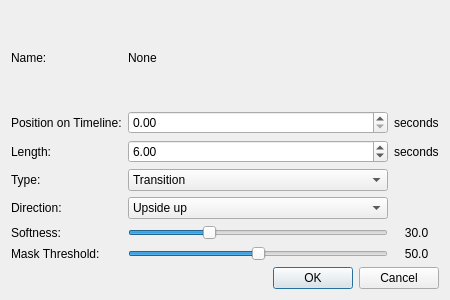
<?xml version="1.0" encoding="UTF-8"?>
<ui version="4.0">
 <class>QDialog</class>
 <widget class="QDialog" name="QDialog">
  <property name="geometry">
   <rect>
    <x>0</x>
    <y>0</y>
    <width>450</width>
    <height>300</height>
   </rect>
  </property>
  <property name="windowTitle">
   <string>Transition / Mask Properties</string>
  </property>
  <property name="locale">
   <locale language="English" country="UnitedKingdom"/>
  </property>
  <layout class="QGridLayout" name="gridLayout_2">
   <item row="0" column="0">
    <layout class="QGridLayout" name="gridLayout">
     <item row="4" column="1">
      <widget class="QComboBox" name="cboDirection">
       <item>
        <property name="text">
         <string>Upside up</string>
        </property>
       </item>
       <item>
        <property name="text">
         <string>Upside down</string>
        </property>
       </item>
      </widget>
     </item>
     <item row="1" column="1">
      <widget class="QDoubleSpinBox" name="spinbtnStart"/>
     </item>
     <item row="6" column="1">
      <widget class="QSlider" name="hsThreshold">
       <property name="maximum">
        <number>100</number>
       </property>
       <property name="value">
        <number>50</number>
       </property>
       <property name="orientation">
        <enum>Qt::Horizontal</enum>
       </property>
      </widget>
     </item>
     <item row="2" column="1">
      <widget class="QDoubleSpinBox" name="spinbtnLength">
       <property name="value">
        <double>6.000000000000000</double>
       </property>
      </widget>
     </item>
     <item row="5" column="1">
      <widget class="QSlider" name="hsSoftness">
       <property name="maximum">
        <number>100</number>
       </property>
       <property name="value">
        <number>30</number>
       </property>
       <property name="orientation">
        <enum>Qt::Horizontal</enum>
       </property>
      </widget>
     </item>
     <item row="6" column="0">
      <widget class="QLabel" name="label_4">
       <property name="text">
        <string>Mask Threshold:</string>
       </property>
      </widget>
     </item>
     <item row="3" column="0">
      <widget class="QLabel" name="label_5">
       <property name="text">
        <string>Type:</string>
       </property>
      </widget>
     </item>
     <item row="4" column="0">
      <widget class="QLabel" name="label_6">
       <property name="text">
        <string>Direction:</string>
       </property>
      </widget>
     </item>
     <item row="5" column="0">
      <widget class="QLabel" name="label_7">
       <property name="text">
        <string>Softness:</string>
       </property>
      </widget>
     </item>
     <item row="3" column="1">
      <widget class="QComboBox" name="cboType">
       <item>
        <property name="text">
         <string>Transition</string>
        </property>
       </item>
       <item>
        <property name="text">
         <string>Mask</string>
        </property>
       </item>
      </widget>
     </item>
     <item row="1" column="0">
      <widget class="QLabel" name="labelStart">
       <property name="text">
        <string>Position on Timeline:</string>
       </property>
      </widget>
     </item>
     <item row="0" column="1">
      <widget class="QLabel" name="lblName">
       <property name="text">
        <string>None</string>
       </property>
      </widget>
     </item>
     <item row="2" column="0">
      <widget class="QLabel" name="labelLength">
       <property name="text">
        <string>Length:</string>
       </property>
      </widget>
     </item>
     <item row="0" column="0">
      <widget class="QLabel" name="label_3">
       <property name="text">
        <string>Name:</string>
       </property>
      </widget>
     </item>
     <item row="1" column="2">
      <widget class="QLabel" name="label">
       <property name="text">
        <string>seconds</string>
       </property>
      </widget>
     </item>
     <item row="2" column="2">
      <widget class="QLabel" name="label_2">
       <property name="text">
        <string>seconds</string>
       </property>
      </widget>
     </item>
     <item row="5" column="2">
      <widget class="QLabel" name="label_8">
       <property name="text">
        <string>30.0</string>
       </property>
       <property name="alignment">
        <set>Qt::AlignCenter</set>
       </property>
      </widget>
     </item>
     <item row="6" column="2">
      <widget class="QLabel" name="label_9">
       <property name="text">
        <string>50.0</string>
       </property>
       <property name="alignment">
        <set>Qt::AlignCenter</set>
       </property>
      </widget>
     </item>
    </layout>
   </item>
   <item row="1" column="0">
    <widget class="QDialogButtonBox" name="buttonBox">
     <property name="orientation">
      <enum>Qt::Horizontal</enum>
     </property>
     <property name="standardButtons">
      <set>QDialogButtonBox::Cancel|QDialogButtonBox::Ok</set>
     </property>
    </widget>
   </item>
  </layout>
 </widget>
 <resources/>
 <connections>
  <connection>
   <sender>buttonBox</sender>
   <signal>accepted()</signal>
   <receiver>QDialog</receiver>
   <slot>accept()</slot>
   <hints>
    <hint type="sourcelabel">
     <x>248</x>
     <y>254</y>
    </hint>
    <hint type="destinationlabel">
     <x>157</x>
     <y>274</y>
    </hint>
   </hints>
  </connection>
  <connection>
   <sender>buttonBox</sender>
   <signal>rejected()</signal>
   <receiver>QDialog</receiver>
   <slot>reject()</slot>
   <hints>
    <hint type="sourcelabel">
     <x>316</x>
     <y>260</y>
    </hint>
    <hint type="destinationlabel">
     <x>286</x>
     <y>274</y>
    </hint>
   </hints>
  </connection>
 </connections>
</ui>
